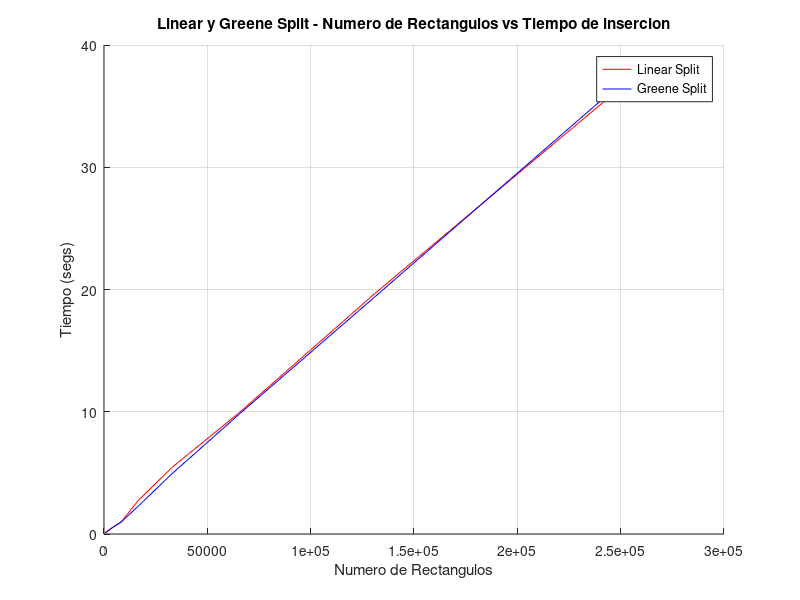
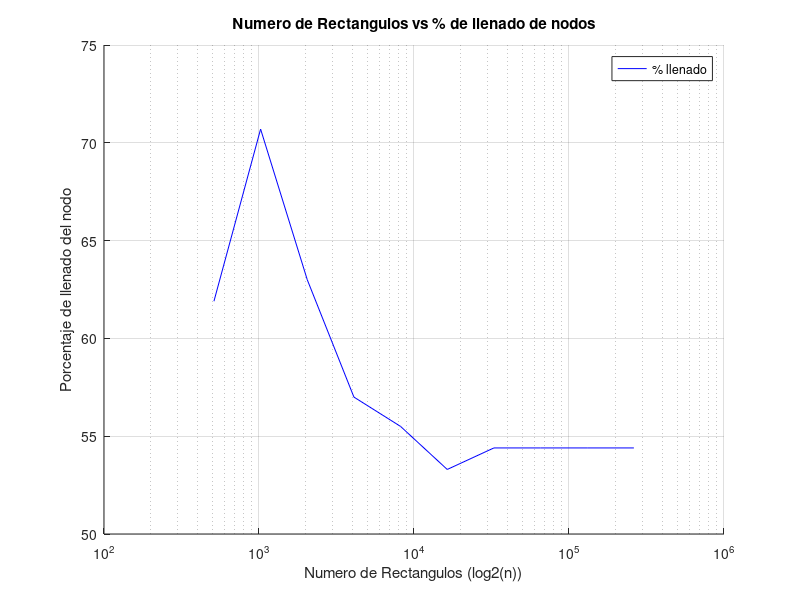
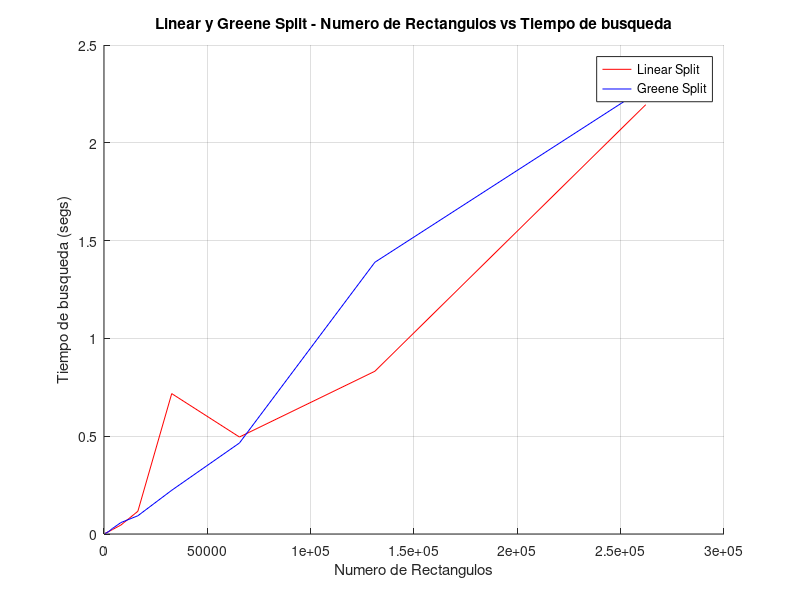

MATLAB code to generate these figures, in order:
# Inicializador

start = 9;
finish = 18;
for i = start : finish
  rectangles(i - start + 1) = 2^i;
end

# --- START DATA --- #

# Tiempos Inserción Linear Split

lst(1) = 0.090544;
lst(2) = 0.164019;
lst(3) = 0.298953;
lst(4) = 0.521460;
lst(5) = 0.966952;
lst(6) = 2.704462;
lst(7) = 5.425123;
lst(8) = 9.942731;
lst(9) = 19.675351;
lst(10) = 38.226344;

# Tiempos Inserción Greene Split

gst(1) = 0.079349;
gst(2) = 0.134480;
gst(3) = 0.260028;
gst(4) = 0.534319;
gst(5) = 0.963934;
gst(6) = 2.247448;
gst(7) = 4.912580;
gst(8) = 9.818921;
gst(9) = 19.402311;
gst(10) = 38.643265;

# Porcentajes de llenado

percent_fill(1) = 61.9;
percent_fill(2) = 70.7;
percent_fill(3) = 63.0;
percent_fill(4) = 57.0;
percent_fill(5) = 55.5;
percent_fill(6) = 53.3;
percent_fill(7) = 54.4;
percent_fill(8) = 54.4;
percent_fill(9) = 54.4;
percent_fill(10) = 54.4;

# Tiempos Búsqueda Linear Split (seg)

linear_search_time(1) = 0.002877;
linear_search_time(2) = 0.005631;
linear_search_time(3) = 0.011399;
linear_search_time(4) = 0.022630;
linear_search_time(5) = 0.045872;
linear_search_time(6) = 0.116145;
linear_search_time(7) = 0.717755;
linear_search_time(8) = 0.495848;
linear_search_time(9) = 0.832019;
linear_search_time(10) = 2.194899;

# Tiempos Búsqueda Greene Split (seg)

greene_search_time(1) = 0.002891;
greene_search_time(2) = 0.005252;
greene_search_time(3) = 0.010876;
greene_search_time(4) = 0.028296;
greene_search_time(5) = 0.058527;
greene_search_time(6) = 0.093235;
greene_search_time(7) = 0.223559;
greene_search_time(8) = 0.465250;
greene_search_time(9) = 1.389346;
greene_search_time(10) = 2.282709;

# --- END DATA --- #

# Plot para Inserción

figure(1);
hold on;
plot(rectangles, lst, "r");
plot(rectangles, gst, "b");
legend("Linear Split", "Greene Split");
grid on;
xlabel ("Numero de Rectangulos");
ylabel ("Tiempo (segs)");
title ("Linear y Greene Split - Numero de Rectangulos vs Tiempo de insercion");
hold off;

# Plot para espacio y % de llenado

figure(2);
hold on;
semilogx(rectangles, percent_fill, "b");
grid on;
legend("% llenado");
xlabel ("Numero de Rectangulos (log2(n))");
ylabel ("Porcentaje de llenado del nodo");
title ("Numero de Rectangulos vs % de llenado de nodos");
hold off;

# Plot para búsqueda

figure(3);
hold on;
plot(rectangles, linear_search_time, "r");
plot(rectangles, greene_search_time, "b");
legend("Linear Split", "Greene Split");
grid on;
xlabel ("Numero de Rectangulos");
ylabel ("Tiempo de busqueda (segs)");
title ("Linear y Greene Split - Numero de Rectangulos vs Tiempo de busqueda");
hold off;
